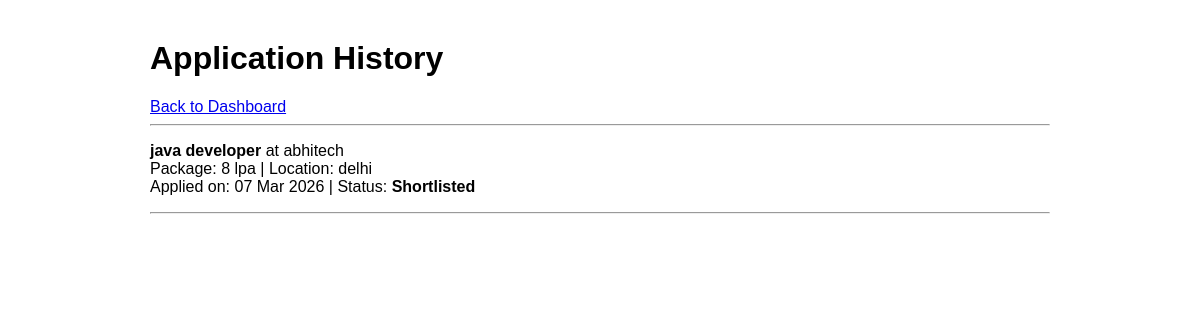
/students/history (signed in), run on the app's committed database.
### app.py (models this page shows)
class Application(db.Model):
    id = db.Column(db.Integer, primary_key=True)
    student_id = db.Column(db.Integer, db.ForeignKey('student.id'), nullable=False)
    drive_id = db.Column(db.Integer, db.ForeignKey('placement_drive.id'), nullable=False)
    status = db.Column(db.String(20), default='Applied')
    applied_date = db.Column(db.DateTime, default=datetime.utcnow)

class PlacementDrive(db.Model):
    id = db.Column(db.Integer, primary_key=True)
    company_id = db.Column(db.Integer, db.ForeignKey('company.id'), nullable=False)
    job_title = db.Column(db.String(200), nullable=False)
    description = db.Column(db.Text)
    eligibility = db.Column(db.Text)
    package = db.Column(db.String(100))
    location = db.Column(db.String(100))
    status = db.Column(db.String(20), default='Pending')
    deadline = db.Column(db.String(100), nullable=False)
    created_at = db.Column(db.DateTime, default=datetime.utcnow)
    applications = db.relationship('Application', backref='drive', lazy=True)

class Company(db.Model):
    id = db.Column(db.Integer, primary_key=True)
    username = db.Column(db.String(100), unique=True, nullable=False)
    password = db.Column(db.String(200), nullable=False)
    company_name = db.Column(db.String(200), nullable=False)
    email = db.Column(db.String(120), nullable=False)
    hr_contact = db.Column(db.String(120))
    website = db.Column(db.String(200))
    description = db.Column(db.Text)
    approval_status = db.Column(db.String(20), default='Pending')
    drives = db.relationship('PlacementDrive', backref='company', lazy=True)

### app.py (the view)
@app.route('/students/history')
@student_required
def student_history():
    apps = Application.query.filter_by(student_id=session['student_id']).all()
    return render_template('students/history.html', applications=apps)

### app.py (called while the page is built)
def student_required(f):
    from functools import wraps
    @wraps(f)
    def wrapper(*args, **kwargs):
        if 'student_id' not in session:
            flash("Please login first.", "warning")
            return redirect(url_for('student_login'))
        return f(*args, **kwargs)
    return wrapper

### templates/students/history.html
{% extends "base.html" %}
{% block body %}
<h1>Application History</h1>
<a href="{{ url_for('student_dashboard') }}">Back to Dashboard</a>
<hr>
{% if applications %}
    {% for app in applications %}
        <p>
            <strong>{{ app.drive.job_title }}</strong> at {{ app.drive.company.company_name }}<br>
            Package: {{ app.drive.package }} | Location: {{ app.drive.location }}<br>
            Applied on: {{ app.applied_date.strftime('%d %b %Y') }} | Status: <strong>{{ app.status }}</strong>
        </p>
        <hr>
    {% endfor %}
{% else %}
    <p>No applications yet.</p>
{% endif %}
{% endblock body %}

### templates/base.html (style rules this page uses)
body { font-family: Arial, sans-serif; max-width: 900px; margin: 40px auto; padding: 0 20px; }

### data on the page
Application: drive.job_title "java developer", drive.company.company_name "abhitech", drive.package "8 lpa", drive.location "delhi", applied_date "07 Mar 2026", status "Shortlisted"
